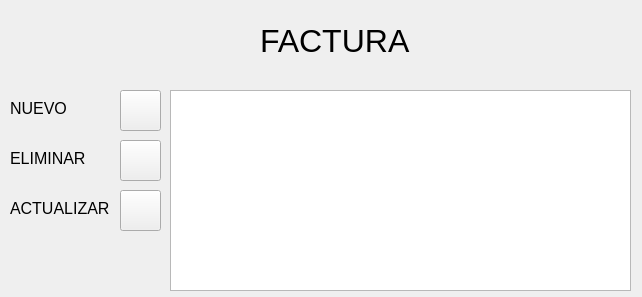
<?xml version="1.0" encoding="UTF-8"?>
<ui version="4.0">
 <class>Factura_Dialog</class>
 <widget class="QDialog" name="Factura_Dialog">
  <property name="geometry">
   <rect>
    <x>0</x>
    <y>0</y>
    <width>642</width>
    <height>297</height>
   </rect>
  </property>
  <property name="windowTitle">
   <string>Dialog</string>
  </property>
  <widget class="QPushButton" name="bteliminar">
   <property name="geometry">
    <rect>
     <x>120</x>
     <y>140</y>
     <width>41</width>
     <height>41</height>
    </rect>
   </property>
   <property name="text">
    <string/>
   </property>
   <property name="icon">
    <iconset>
     <normaloff>../build-factura-Desktop_Qt_5_15_0_MinGW_64_bit-Release/images/eliminar.png</normaloff>../build-factura-Desktop_Qt_5_15_0_MinGW_64_bit-Release/images/eliminar.png</iconset>
   </property>
   <property name="iconSize">
    <size>
     <width>30</width>
     <height>30</height>
    </size>
   </property>
   <property name="autoDefault">
    <bool>false</bool>
   </property>
  </widget>
  <widget class="QPushButton" name="btnuevo">
   <property name="geometry">
    <rect>
     <x>120</x>
     <y>90</y>
     <width>41</width>
     <height>41</height>
    </rect>
   </property>
   <property name="text">
    <string/>
   </property>
   <property name="icon">
    <iconset>
     <normaloff>../build-factura-Desktop_Qt_5_15_0_MinGW_64_bit-Release/images/nuevo.png</normaloff>../build-factura-Desktop_Qt_5_15_0_MinGW_64_bit-Release/images/nuevo.png</iconset>
   </property>
   <property name="iconSize">
    <size>
     <width>30</width>
     <height>30</height>
    </size>
   </property>
   <property name="autoDefault">
    <bool>false</bool>
   </property>
  </widget>
  <widget class="QTableView" name="tableView">
   <property name="geometry">
    <rect>
     <x>170</x>
     <y>90</y>
     <width>461</width>
     <height>201</height>
    </rect>
   </property>
  </widget>
  <widget class="QPushButton" name="btactualizar">
   <property name="geometry">
    <rect>
     <x>120</x>
     <y>190</y>
     <width>41</width>
     <height>41</height>
    </rect>
   </property>
   <property name="text">
    <string/>
   </property>
   <property name="icon">
    <iconset>
     <normaloff>../build-factura-Desktop_Qt_5_15_0_MinGW_64_bit-Release/images/actualizar.png</normaloff>../build-factura-Desktop_Qt_5_15_0_MinGW_64_bit-Release/images/actualizar.png</iconset>
   </property>
   <property name="iconSize">
    <size>
     <width>30</width>
     <height>30</height>
    </size>
   </property>
   <property name="autoDefault">
    <bool>false</bool>
   </property>
  </widget>
  <widget class="QLabel" name="label">
   <property name="geometry">
    <rect>
     <x>10</x>
     <y>100</y>
     <width>61</width>
     <height>16</height>
    </rect>
   </property>
   <property name="font">
    <font>
     <pointsize>12</pointsize>
    </font>
   </property>
   <property name="text">
    <string>NUEVO</string>
   </property>
  </widget>
  <widget class="QLabel" name="label_2">
   <property name="geometry">
    <rect>
     <x>10</x>
     <y>150</y>
     <width>81</width>
     <height>16</height>
    </rect>
   </property>
   <property name="font">
    <font>
     <pointsize>12</pointsize>
    </font>
   </property>
   <property name="text">
    <string>ELIMINAR</string>
   </property>
  </widget>
  <widget class="QLabel" name="label_3">
   <property name="geometry">
    <rect>
     <x>10</x>
     <y>200</y>
     <width>101</width>
     <height>16</height>
    </rect>
   </property>
   <property name="font">
    <font>
     <pointsize>12</pointsize>
    </font>
   </property>
   <property name="text">
    <string>ACTUALIZAR</string>
   </property>
  </widget>
  <widget class="QLabel" name="label_4">
   <property name="geometry">
    <rect>
     <x>260</x>
     <y>20</y>
     <width>171</width>
     <height>41</height>
    </rect>
   </property>
   <property name="font">
    <font>
     <pointsize>24</pointsize>
    </font>
   </property>
   <property name="text">
    <string>FACTURA</string>
   </property>
  </widget>
 </widget>
 <resources/>
 <connections/>
</ui>
